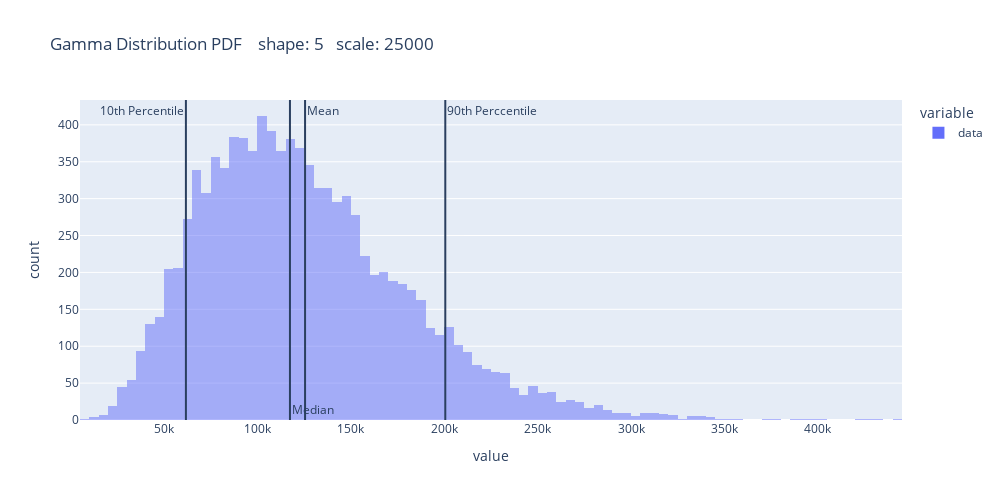
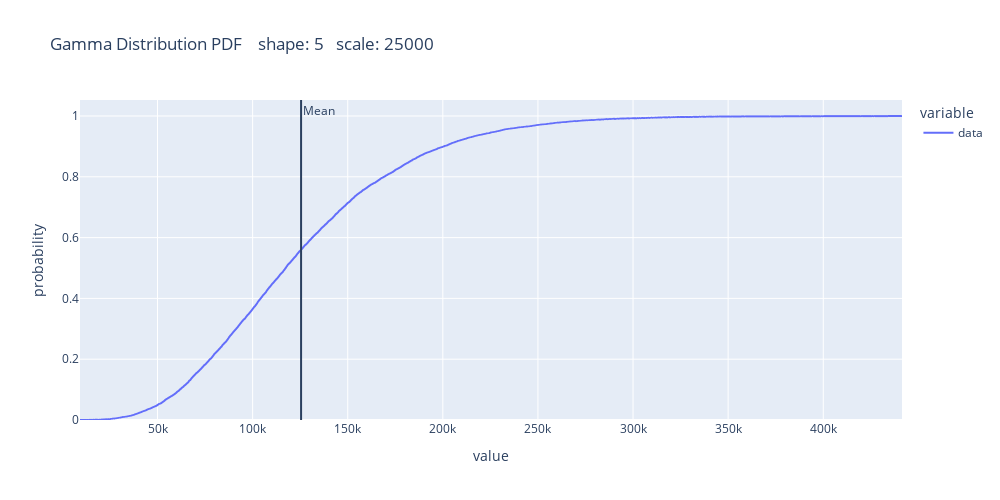

Write notebook code for charts like these, in order.
### Markdown cell above
#### Deeper look at a user defined gamma distribution

### Code cell
n = 10000
shape = 5
scale = 25000

df = pd.DataFrame(np.random.gamma(shape = shape, scale = scale, size = n), columns =['data'])

fig = px.histogram(df.data, opacity = .5, title= "Gamma Distribution PDF    shape: " + str(shape) + "   scale: " + str(scale))
fig.update_layout(height = 500, width= 1000)
fig.add_vline(x = df.data.mean(), annotation_text = "Mean", annotation_position = 'top right')
fig.add_vline(x = df.data.median(), annotation_text = 'Median', annotation_position = 'bottom right')
fig.add_vline(x = df.data.quantile(.1), annotation_text = "10th Percentile", annotation_position = 'top left')
fig.add_vline(x = df.data.quantile(.9), annotation_text = "90th Perccentile")
fig.show(renderer = plotly_renderer)

fig = px.ecdf(df.data, title = "Gamma Distribution PDF    shape: " + str(shape) + "   scale: " + str(scale))
fig.update_layout(height = 500, width= 1000)
fig.add_vline(x = df.data.mean(), annotation_text = "Mean")
fig.show(renderer = plotly_renderer)

### Figure 1 — Plotly figure (JSON) as saved in the notebook; plotly's stock layout.template omitted (floating-point values rounded to 4 significant figures; data arrays with more than 128 entries replaced by an {"elided": "..."} marker saying what was removed)
{"data": [{"alignmentgroup": "True", "bingroup": "x", "hovertemplate": "variable=data<br>value=%{x}<br>count=%{y}<extra></extra>", "legendgroup": "data", "marker": {"color": "#636efa", "opacity": 0.5, "pattern": {"shape": ""}}, "name": "data", "offsetgroup": "data", "orientation": "v", "showlegend": true, "type": "histogram", "x": {"elided": "10000 float values"}, "xaxis": "x", "yaxis": "y"}], "layout": {"annotations": [{"showarrow": false, "text": "Mean", "x": 125500.0, "xanchor": "left", "xref": "x", "y": 1, "yanchor": "top", "yref": "y domain"}, {"showarrow": false, "text": "Median", "x": 117400.0, "xanchor": "left", "xref": "x", "y": 0, "yanchor": "bottom", "yref": "y domain"}, {"showarrow": false, "text": "10th Percentile", "x": 61690.0, "xanchor": "right", "xref": "x", "y": 1, "yanchor": "top", "yref": "y domain"}, {"showarrow": false, "text": "90th Perccentile", "x": 200500.0, "xanchor": "left", "xref": "x", "y": 1, "yanchor": "top", "yref": "y domain"}], "barmode": "relative", "height": 500, "legend": {"title": {"text": "variable"}, "tracegroupgap": 0}, "shapes": [{"type": "line", "x0": 125500.0, "x1": 125500.0, "xref": "x", "y0": 0, "y1": 1, "yref": "y domain"}, {"type": "line", "x0": 117400.0, "x1": 117400.0, "xref": "x", "y0": 0, "y1": 1, "yref": "y domain"}, {"type": "line", "x0": 61690.0, "x1": 61690.0, "xref": "x", "y0": 0, "y1": 1, "yref": "y domain"}, {"type": "line", "x0": 200500.0, "x1": 200500.0, "xref": "x", "y0": 0, "y1": 1, "yref": "y domain"}], "title": {"text": "Gamma Distribution PDF    shape: 5   scale: 25000"}, "width": 1000, "xaxis": {"anchor": "y", "domain": [0, 1], "title": {"text": "value"}}, "yaxis": {"anchor": "x", "domain": [0, 1], "title": {"text": "count"}}}}

### Figure 2 — Plotly figure (JSON) as saved in the notebook; plotly's stock layout.template omitted (floating-point values rounded to 4 significant figures; data arrays with more than 128 entries replaced by an {"elided": "..."} marker saying what was removed)
{"data": [{"hovertemplate": "variable=data<br>value=%{x}<br>probability=%{y}<extra></extra>", "legendgroup": "data", "line": {"dash": "solid", "shape": "hv"}, "marker": {"color": "#636efa", "symbol": "circle"}, "mode": "lines", "name": "data", "showlegend": true, "type": "scattergl", "x": {"elided": "10000 float values"}, "xaxis": "x", "y": {"elided": "10000 float values"}, "yaxis": "y"}], "layout": {"annotations": [{"showarrow": false, "text": "Mean", "x": 125500.0, "xanchor": "left", "xref": "x", "y": 1, "yanchor": "top", "yref": "y domain"}], "height": 500, "legend": {"title": {"text": "variable"}, "tracegroupgap": 0}, "shapes": [{"type": "line", "x0": 125500.0, "x1": 125500.0, "xref": "x", "y0": 0, "y1": 1, "yref": "y domain"}], "title": {"text": "Gamma Distribution PDF    shape: 5   scale: 25000"}, "width": 1000, "xaxis": {"anchor": "y", "domain": [0, 1], "title": {"text": "value"}}, "yaxis": {"anchor": "x", "domain": [0, 1], "rangemode": "tozero", "title": {"text": "probability"}}}}
